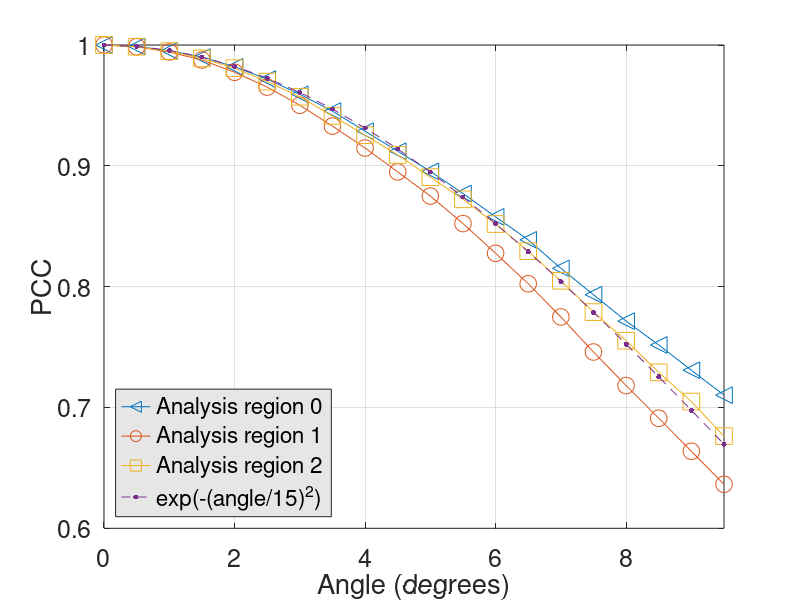

The MATLAB source for this figure:
%
p0=load('PCC-Point0-rot.dat');
p1=load('PCC-Point1-rot.dat');
p2=load('PCC-Point2-rot.dat');

N=length(p0);
t=[0:N-1]*0.5;

hp1=plot(t,p0(1:N),'-<',t,p1(1:N),'-o',t,p2(1:N),'-s',t,exp(-(t/15).^2),'--.');
grid
%grid minor
hl1=legend('Analysis region 0','Analysis region 1','Analysis region 2','exp(-(angle/15)^2)','location','southwest');
hx1=xlabel('Angle (degrees)');
hy1=ylabel('PCC');
xlim([0 (N-1)*0.5]);

hf1=gcf();
ha1=gca();



%%%%%%%%%%%%%%%%%%%%%%%%%%%%%%%%%%%%%%%%%%%%%%%%%%%%%%%%%%%%%%%%%%%%%%%%%%%%%%%%
FONTSIZE=18;
COLORGRAY=[0.9,0.9,0.9];
MARKSIZE=12;
set (hx1, "fontsize", FONTSIZE);
set (hy1, "fontsize", FONTSIZE);

set(ha1 ,'FontSize',FONTSIZE);
set(hp1 ,'MarkerSize', MARKSIZE);
set(hl1, 'color', COLORGRAY);

refresh(hf1);

print(hf1 ,'numresult1-maketestjoint-rot.eps' ,'-deps','-portrait',['-F:',int2str(FONTSIZE)]);

